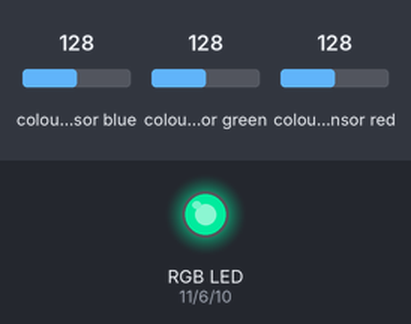
Bench run of a sketch on a simulated Arduino Uno, built with avr-gcc and run on an emulated ATmega328P. Parts: an RGB LED mixed from three pins (HIGH = lit). Wiring (inferred from the names in the program): TCS3200 colour sensor: output pin 4; S2 pin 7; S3 pin 8. Inputs (shaded band) come from the test bench; at power-on: colour sensor blue 128, colour sensor green 128, colour sensor red 128. Dim RGB values are drawn brighter than linear; pins used as bus, display or sensor lines are not drawn; what the sketch prints to the serial monitor is not drawn.

Above: at 0.1 s.
Timing chart, 0 to 1.6 s (numbered marks = the images above):
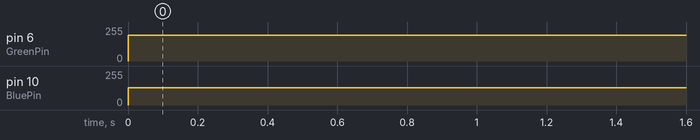

The sketch:

ColourSensingRGB-LED.ino
```cpp
int RedPin=11;
int BluePin=10;
int GreenPin=6;

int S2=7;
int S3=8;
int Outpin=4;
unsigned int PulseWidth;
int rcolor;
int gcolor;
int bcolor;

void setup() {
  // put y our setup code here, to run once:

  Serial.begin(9600);

  pinMode(RedPin,OUTPUT);
  pinMode(GreenPin,OUTPUT);
  pinMode(BluePin,OUTPUT);

  pinMode(S2,OUTPUT);
  pinMode(S3,OUTPUT);
  pinMode(Outpin,INPUT);


}

void loop() {
  // put your main code here, to run repeatedly:

  digitalWrite(S2,LOW);
  digitalWrite(S3,LOW);
  PulseWidth=pulseIn(Outpin,LOW);
  rcolor=(PulseWidth/400)-1;
  rcolor=(255-rcolor);
  digitalWrite(S2,HIGH);
  digitalWrite(S3,HIGH);
  PulseWidth=pulseIn(Outpin,LOW);
  gcolor=(PulseWidth/400)-1;
  gcolor=(255-gcolor);
  digitalWrite(S2,LOW);
  digitalWrite(S3,HIGH);
  PulseWidth=pulseIn(Outpin,LOW);
  bcolor=(PulseWidth/400)-1;
  bcolor=(255-bcolor);

  if(rcolor>gcolor&&gcolor>bcolor){
    rcolor=255;
    gcolor=gcolor/2;
    bcolor=0;
  }
  if(rcolor>bcolor&&bcolor>gcolor){
    rcolor=255;
    gcolor=0;
    bcolor=bcolor/2;
  }
  if(gcolor>rcolor&&rcolor>bcolor){
    rcolor=rcolor/2;
    gcolor=255;
    bcolor=0;
  }
  if(gcolor>bcolor&&bcolor>rcolor){
    rcolor=0;
    gcolor=255;
    bcolor=bcolor/2;
  }
   if(bcolor>gcolor&&gcolor>rcolor){
    rcolor=0;
    gcolor=gcolor/2;
    bcolor=255;
  }
   if(bcolor>rcolor&&rcolor>gcolor){
    rcolor=rcolor/2;
    gcolor=0;
    bcolor=255;
  }
  bcolor=bcolor*.5;
  gcolor=gcolor*.75;

  Serial.print(rcolor);
  Serial.print(", ");
  Serial.print(gcolor);
  Serial.print(", ");
  Serial.println(bcolor);
  Serial.println(" ");
  analogWrite(RedPin,rcolor);
  analogWrite(GreenPin,gcolor);
  analogWrite(BluePin,bcolor);


}
```

Measured:
- by itself, pin 6 (GreenPin): 0/255 → 192/255 at 0.00 s
- by itself, pin 10 (BluePin): 0/255 → 128/255 at 0.00 s
